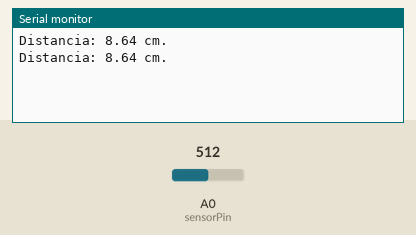
The sketch below on a simulated Arduino Uno, built with avr-gcc and run on an emulated ATmega328P. Shown: the last lines printed to the serial monitor. The test bench sets the inputs (shaded band); at power-on: A0 (sensorPin) = 512.

Above: at 4.2 s.
4.3 s: A0 (sensorPin) set to 0
At 5.4 s:
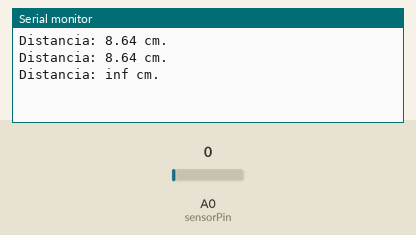
7.5 s: A0 (sensorPin) set to 122
At 8.8 s:
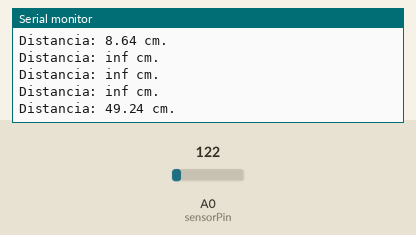

The sketch:

Ejemplo_Sensor_Distancia.ino
```cpp
/* Sensor de Distancia */

/* En esta experiencia vamos a leer los datos del sensor y vamos

* a estimar la distancia en cm que el sensor "ve"

* Hoja de datos del sensor: http://www.sharpsma.com/webfm_send/1208

*/

/*

Definimos una variable para la entrada del sensor.

El sensor utiliza la entrada analogica 0

*/

int sensorPin = 0;

// Definimos una variable para la lectura del sensor

int sensorRead=0;

// Definimos una variable para la conversion a distancia

double dist=0;

void setup() {

Serial.begin(9600);

delay(3000);

}

void loop() {

sensorRead = analogRead(sensorPin);

/*

La fórmula de conversión aproximada a la curva mostrada en la hoja de datos

es la siguiente:

distancia = (3027.4/Vo)^1.2134

En la fórmula, Vo es el voltaje que entrega el sensor (lo que mide)

En este caso, la distancia medida estará en centímetros

*/

//Aplicamos la fórmula para calcular la distancia

dist = pow(3027.4/sensorRead, 1.2134);

// El procedimiento interno está listo, ahora queda mostrar en pantalla

Serial.print("Distancia: ");

Serial.print(dist);

Serial.println(" cm.");

delay(1000);

}

/* Nota 1 (ruido en la medición del sensor):

* A veces, según la topología del circuito, puede haber "ruido" en la medición del sensor de distancia.

* En estos casos se utilizan ciertas técnicas y configuraciones circuitales (filtro pasabajos, etc.)

* para tratar de "limpiar" la señal que nos envía el sensor. Esas técnicas no están mostradas en el

* presente código, pero deben tenerse en cuenta en el armado del circuito para resultados más precisos

*/

/* Nota 2 (fórmula de conversión a distancia):

* Al ver la curva proporcionada por el fabricante del sensor, notamos que la fórmula de conversión deja

* de ser válida para distancias pequeñas. No hay que olvidar que la fórmula presentada se trata de una aproximación

* de la curva para distancias entre 10 y 80 cm, donde la curva tiene forma de hipérbola. Los parámetros de la

* fórmula pueden cambiarse si se estima conveniente para mejorar la exactitud de los resultados obtenidos

*/
```

Measured:
- after the input at 4.3 s, the serial monitor: prints a new line after 0.70 s (image 1)
- after the input at 7.5 s, the serial monitor: prints a new line after 0.50 s (image 2)
